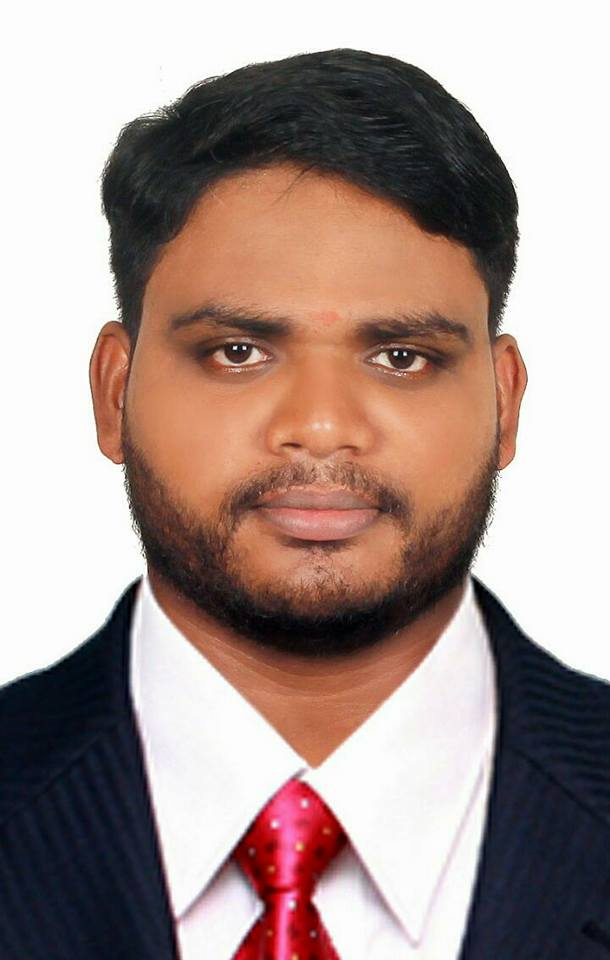
#> input picture Sree.jpg, 610 x 960 px
$ python main.py
#> lines starting #> are read from the running program, lines starting #| are printed output that depends on the picture
import cv2
image = cv2.imread("Sree.jpg")
#> image is the input picture: shape (960, 610, 3); mean B, G, R 142.4, 147.8, 167.8
gray_image = cv2.cvtColor(image, cv2.COLOR_BGR2GRAY)
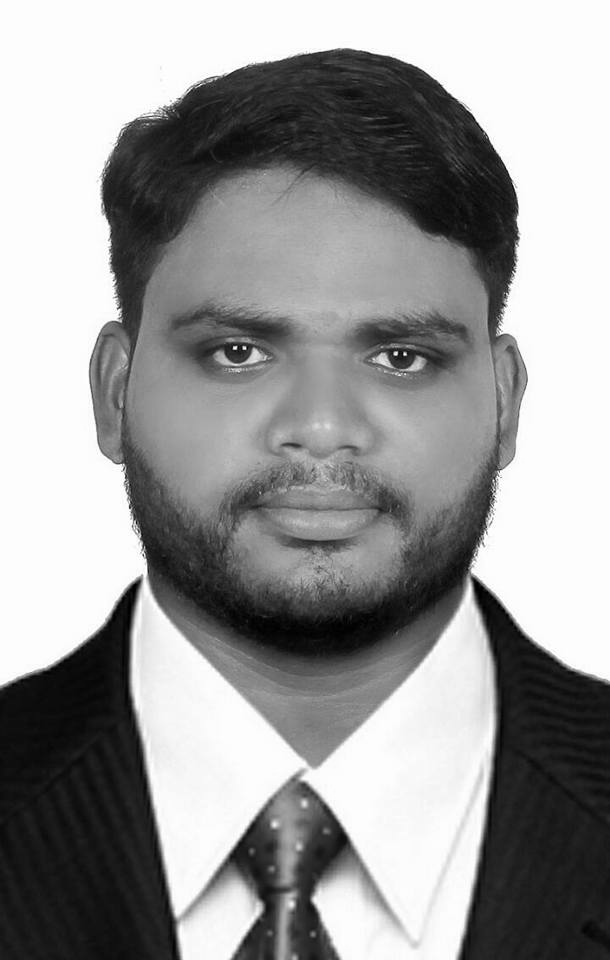
#> gray_image: shape (960, 610); min 0, max 255, mean 153.2
(height, width) = gray_image.shape[:2]
#> height = 960; width = 610
center = (width //2, height //2)
#> center = (305, 480)
matrix = cv2.getRotationMatrix2D(center, 90, 1.0)
rotated_image = cv2.warpAffine(gray_image, matrix, (width, height))
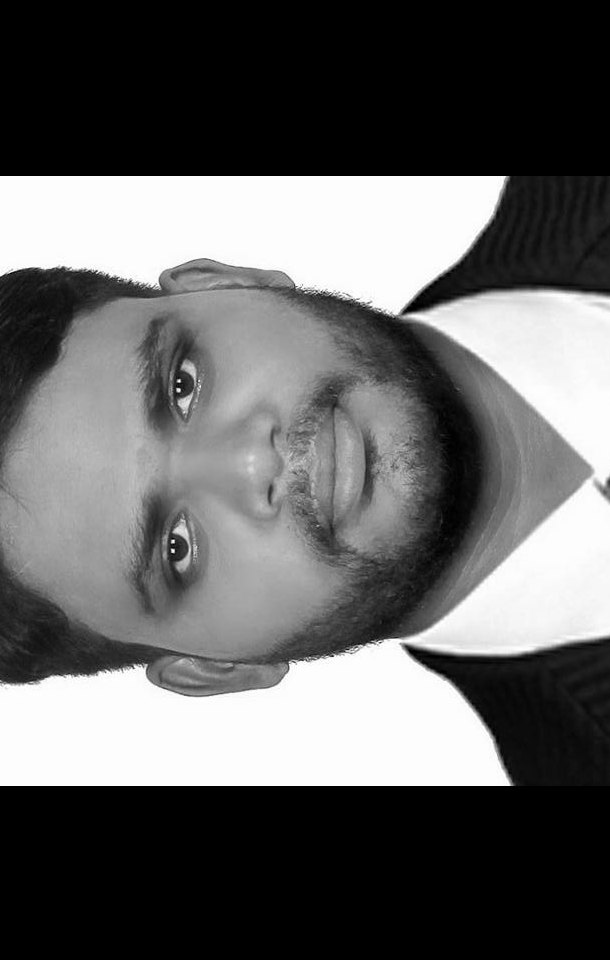
#> rotated_image: shape (960, 610); min 0, max 255, mean 99.7
cv2.imshow("Rotated Gray Image", rotated_image)
cv2.waitKey(0)
cv2.destroyAllWindows()
cv2.imwrite("rotated_Sree.jpg",rotated_image)
